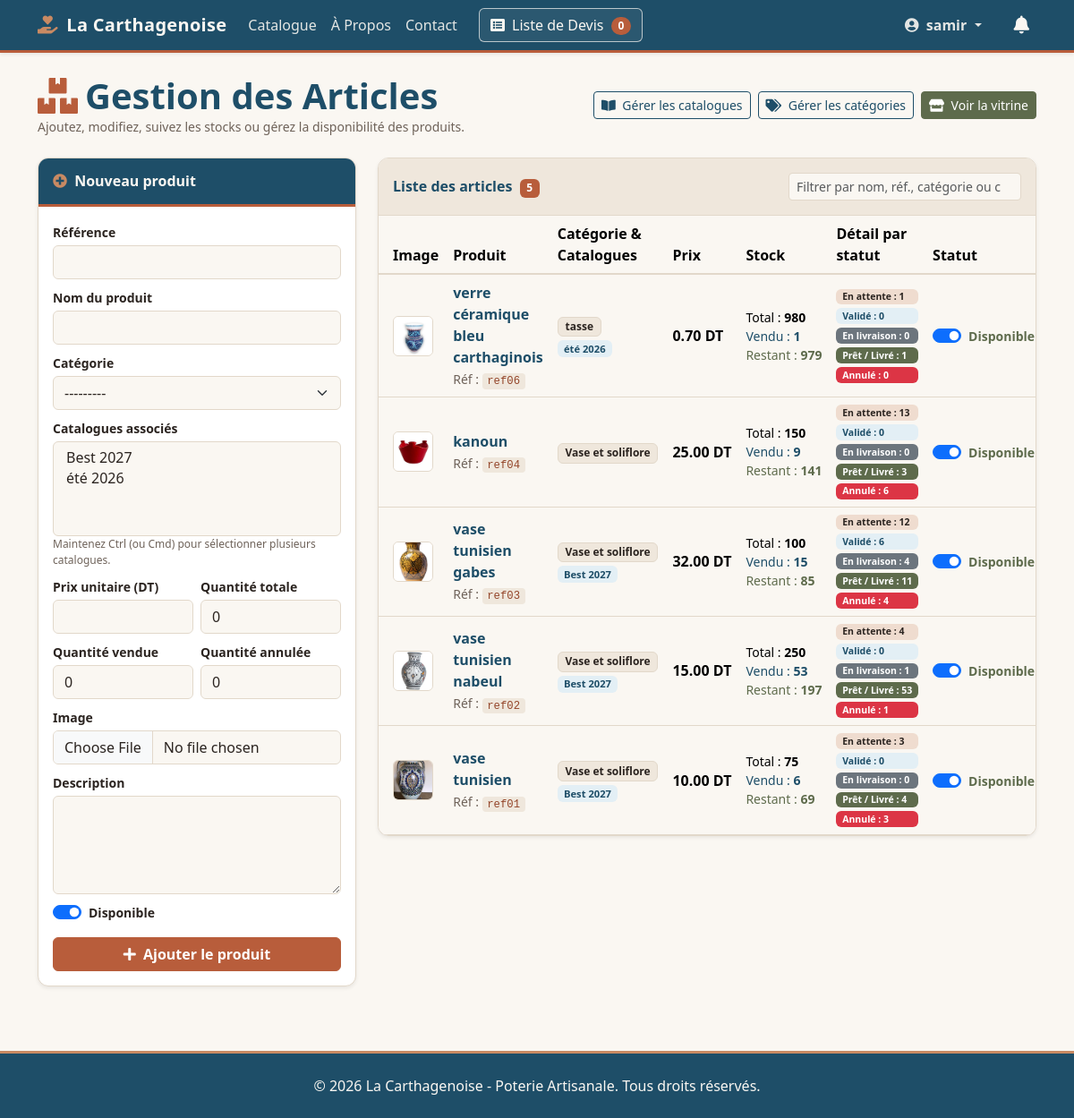
The app's page /gestion/produits/ (signed in), older data.
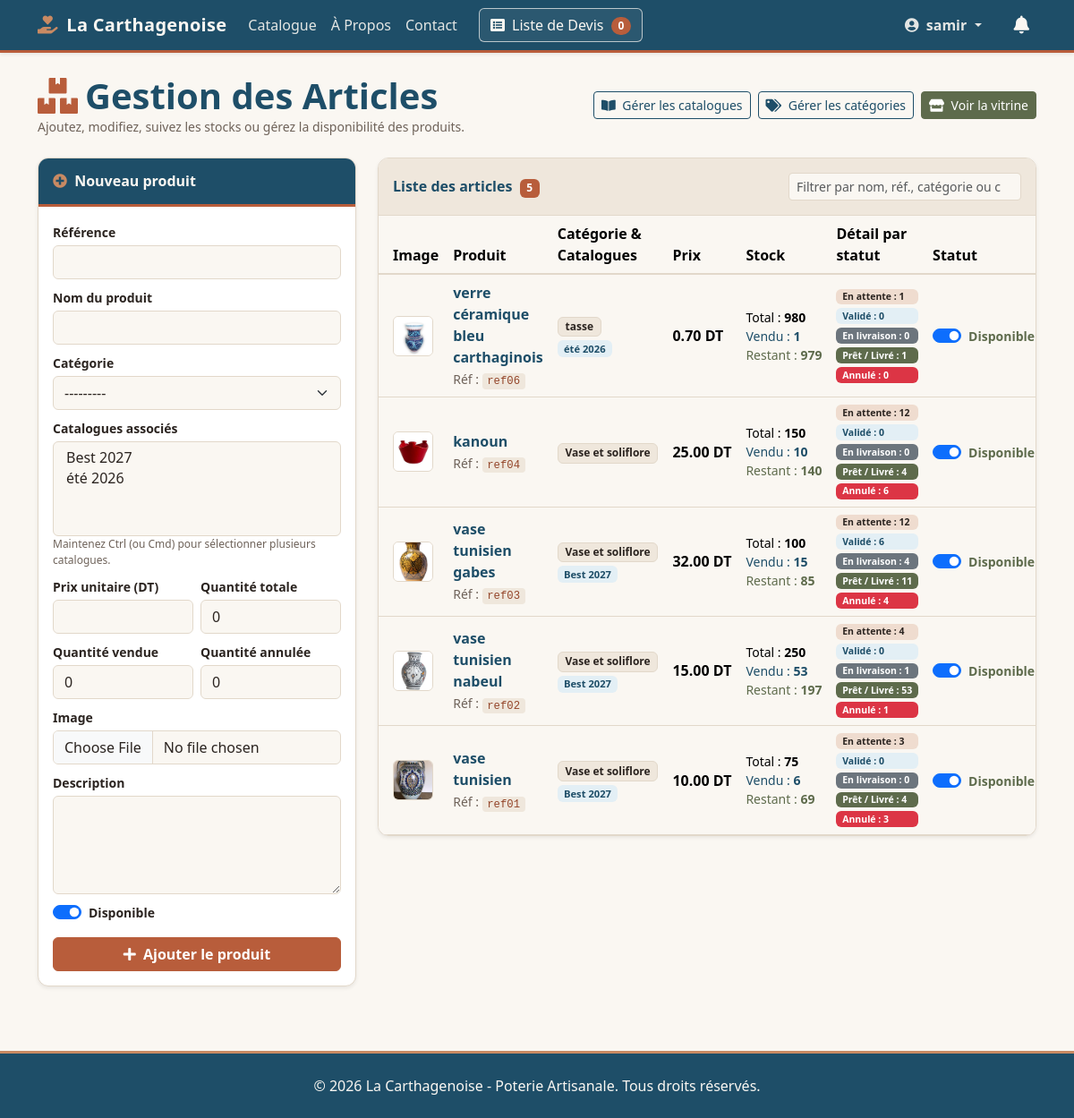
The same page, newer data.
### catalogue/models.py (models this page shows, shortened)
class Produit(models.Model):
    categorie = models.ForeignKey(
        Categorie,
        on_delete=models.CASCADE,
        related_name='produits',
        verbose_name="Catégorie",
    )
    catalogues = models.ManyToManyField(
        Catalogue,
        blank=True,
        related_name='produits',
        verbose_name="Catalogues",
    )
    reference = models.CharField(max_length=50, unique=True, verbose_name="Référence")
    nom = models.CharField(max_length=200, verbose_name="Nom du produit")
    description = models.TextField(verbose_name="Description")
    prix = models.DecimalField(
        max_digits=10,
        decimal_places=2,
        null=True,
        blank=True,
        verbose_name="Prix unitaire",
    )
    image = models.ImageField(
        upload_to='produits/',
        null=True,
        blank=True,
        verbose_name="Image",
    )
    quantite_totale = models.PositiveIntegerField(
        default=0, verbose_name="Quantité totale")
    quantite_vendue = models.PositiveIntegerField(
        default=0, verbose_name="Quantité vendue")
    quantite_annulee = models.PositiveIntegerField(
        default=0, verbose_name="Quantité annulée")
    disponible = models.BooleanField(default=True, verbose_name="Disponible")
    date_creation = models.DateTimeField(auto_now_add=True)
    class Meta:
        verbose_name = "Produit"
        verbose_name_plural = "Produits"
        ordering = ['-date_creation']
    @property
    def quantite_restante(self):
        totale = self.quantite_totale or 0
        vendue = self.quantite_vendue or 0
        return max(totale - vendue, 0)

class Categorie(models.Model):
    nom = models.CharField(max_length=100)
    slug = models.SlugField(unique=True, max_length=100, blank=True)
    def __str__(self):
        return self.nom

### catalogue/views.py (the view)
# urls.py: path('gestion/produits/', views.liste_produits_admin,  name='admin_produits',),
@staff_member_required(login_url='utilisateur:login')
def liste_produits_admin(request):
    if request.method == 'POST':
        form = ProduitForm(request.POST, request.FILES)
        if form.is_valid():
            produit = form.save()
            messages.success(
                request, f"Le produit '{produit.nom}' a été ajouté avec succès."
            )
            return redirect('catalogue:admin_produits')
    else:
        form = ProduitForm()
    produits = (
        Produit.objects.select_related('categorie')
        .prefetch_related('catalogues')
        .annotate(
            qte_attente=Sum(
                'lignedevis__quantite',
                filter=Q(lignedevis__devis__statut='attente'),
                default=0,
            ),
            qte_valide=Sum(
                'lignedevis__quantite',
                filter=Q(lignedevis__devis__statut='valide'),
                default=0,
            ),
            qte_livraison=Sum(
                'lignedevis__quantite',
                filter=Q(lignedevis__devis__statut='Livraison'),
                default=0,
            ),
            qte_termine=Sum(
                'lignedevis__quantite',
                filter=Q(lignedevis__devis__statut='termine'),
                default=0,
            ),
            qte_annule=Sum(
                'lignedevis__quantite',
                filter=Q(lignedevis__devis__statut='annule'),
                default=0,
            ),
        )
        .order_by('-id')
    )
    return render(
        request,
        'catalogue/admin_produits.html',
        {
            'produits': produits,
            'form': form,
        },
    )

### catalogue/models.py (called while the page is built)
    def __str__(self):
        return self.nom

### devis/templatetags/devis_extras.py (called while the page is built)
@register.simple_tag(takes_context=True)
def devis_count(context):
    request = context['request']
    devis_panier = request.session.get(DEVIS_SESSION_KEY)
    if devis_panier:
        return len(devis_panier)
    return 0

### pages/context_processors.py (called while the page is built)
def _est_admin(user):
    return bool(
        user.is_authenticated and (user.is_staff or user.is_superuser)
    )

def _queryset_messages_pour_utilisateur(user):
    if _est_admin(user):
        return MessageContact.objects.all()
    email_user = (user.email or '').strip()
    filtre = Q(email__iexact=email_user) if email_user else Q(pk__in=[])
    if _a_champ_utilisateur():
        filtre = Q(utilisateur=user) | filtre
    return MessageContact.objects.filter(filtre)

### catalogue/templates/catalogue/admin_produits.html (shortened to what the changed rows need)
{% extends 'base.html' %}
{% block content %}
  <div class="d-flex flex-wrap justify-content-between align-items-center gap-2 mb-4">
    <div>
      <h1 class="fw-bold mb-0 titre-poterie">
        <i class="fas fa-boxes me-2" style="color: var(--poterie-terracotta);"></i>Gestion des Articles
      </h1>
    </div>
  </div>
  <div class="row g-4">
    <div class="col-lg-8">
      <div class="card shadow-sm card-poterie">
        <div class="card-body p-0">
          <div class="table-responsive">
            <table class="table table-hover table-poterie align-middle mb-0" id="tableProduits">
              <thead>
                <tr>
                  <th class="ps-3" style="width: 65px;">Image</th>
                  <th>Produit</th>
                  <th>Catégorie & Catalogues</th>
                  <th>Prix</th>
                  <th>Stock</th>
                  <th>Détail par statut</th>
                  <th>Statut</th>
                </tr>
              </thead>
              <tbody>
                {% for produit in produits %}
                  <tr class="produit-row">
                    <td class="ps-3">
                      {% if produit.image %}
                        <img src="{{ produit.image.url }}" alt="{{ produit.nom }}" class="rounded" style="width: 45px; height: 45px; object-fit: cover; border: 1px solid var(--poterie-bordure);">
                      {% else %}
                        <div class="rounded d-flex align-items-center justify-content-center text-poterie-muted" style="width: 45px; height: 45px; background-color: var(--poterie-sable); border: 1px solid var(--poterie-bordure);">
                          <i class="fas fa-image"></i>
                        </div>
                      {% endif %}
                    </td>
                    <td class="produit-info">
                      <div class="fw-semibold">
                        <a href="{% url 'catalogue:detail_produit' pk=produit.pk %}" class="text-decoration-none titre-poterie">
                          {{ produit.nom }}
                        </a>
                      </div>
                      {% if produit.reference %}
                        <small class="text-poterie-muted">Réf : <code class="code-slug">{{ produit.reference }}</code></small>
                      {% endif %}
                    </td>
                    <td class="produit-classement">
                      {% if produit.categorie %}
                        <span class="badge" style="background-color: var(--poterie-sable); color: var(--poterie-texte); border: 1px solid var(--poterie-bordure);">{{ produit.categorie.nom }}</span>
                      {% else %}
                        <span class="text-poterie-muted small">Sans catégorie</span>
                      {% endif %}
                    </td>
                    <td class="text-nowrap fw-semibold">
                      {% if produit.prix %}
                        {{ produit.prix }} DT
                      {% else %}
                        <span class="text-poterie-muted fw-normal">Sur devis</span>
                      {% endif %}
                    </td>
                    <td>
                      <div class="small text-nowrap">
                        <div>Total : <strong>{{ produit.quantite_totale|default:0 }}</strong></div>
                        <div style="color: var(--poterie-bleu);">Vendu : <strong>{{ produit.quantite_vendue|default:0 }}</strong></div>
                        <div style="color: var(--poterie-olive);">Restant : <strong>{{ produit.quantite_restante|default:0 }}</strong></div>
                      </div>
                    </td>
                    <td>
                      <div class="d-flex flex-column gap-1 small">
                        <span class="badge text-start" style="background-color: rgba(201, 138, 99, 0.25); color: var(--poterie-texte);">
                          En attente : {{ produit.qte_attente|default:0 }}
                        </span>
                        <span class="badge badge-email-bleu text-start">
                          Validé : {{ produit.qte_valide|default:0 }}
                        </span>
                        <span class="badge bg-secondary text-start">
                          En livraison : {{ produit.qte_livraison|default:0 }}
                        </span>
                        <span class="badge badge-olive text-start">
                          Prêt / Livré : {{ produit.qte_termine|default:0 }}
                        </span>
                        <span class="badge bg-danger text-start">
                          Annulé : {{ produit.qte_annule|default:0 }}
                        </span>
                      </div>
                    </td>
                    <td>
                      <form method="post" action="{% url 'catalogue:toggle_disponibilite_produit' produit.id %}" class="d-inline-flex align-items-center m-0">
                        <div class="form-check form-switch m-0">
                          <input
                            class="form-check-input"
                            type="checkbox"
                            role="switch"
                            id="dispo-{{ produit.id }}"
                            name="disponible"
                            value="1"
                            {% if produit.disponible %}checked{% endif %}
                            onchange="this.form.submit()"
                          >
                          <label
                            class="form-check-label small fw-semibold"
                            style="color: {% if produit.disponible %}var(--poterie-olive){% else %}#dc3545{% endif %};"
                            for="dispo-{{ produit.id }}"
                          >
                            {% if produit.disponible %}Disponible{% else %}Indisponible{% endif %}
                          </label>
                        </div>
                      </form>
                    </td>
                  </tr>
                {% empty %}
                  <tr id="emptyInitialRow">
                    <td colspan="8" class="text-center py-4 text-poterie-muted">
                      Aucun produit enregistré dans le catalogue.
                    </td>
                  </tr>
                {% endfor %}
              </tbody>
            </table>
          </div>
        </div>
      </div>
    </div>
  </div>
{% endblock %}

Row changes from the older to the newer data that the page shows:
changed Produit "kanoun": quantite_vendue "9" → "10"; quantite_restante "141" → "140"; qte_attente "13" → "12"; qte_termine "3" → "4"
